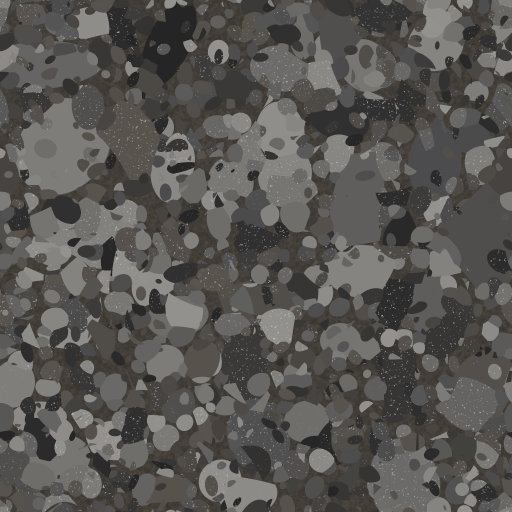
#> input picture inthistown/src/real/assets/tex/beach_pebbles_color.png, 1024 x 1024 px (shown at 1/2 size); its folder holds 4 pictures in this run
$ python tex_preview.py
#> lines starting #> are read from the running program, lines starting #| are printed output that depends on the picture
#!/usr/bin/env python3
# tools/blender/tex_preview.py — QA contact sheet for the tileable sets (system python3): per set a 2×2 tiled
# basecolor (seams), a lit shading of normal+AO+roughness under a low grazing light, roughness and normal.
#   python3 tools/blender/tex_preview.py [name ...]  → out/blender_preview/tex_<name>.jpg (+ tex_all.jpg)
import os, sys
import numpy as np
from PIL import Image, ImageDraw
HERE = os.path.dirname(os.path.abspath(__file__))
ROOT = os.path.abspath(os.path.join(HERE, '..', '..'))
TEX = os.path.join(ROOT, 'src', 'real', 'assets', 'tex')
OUT = os.path.join(ROOT, 'out', 'blender_preview'); os.makedirs(OUT, exist_ok=True)

def load(n, k, mode='RGB'):
    return np.asarray(Image.open(os.path.join(TEX, f'{n}_{k}.png')).convert(mode), dtype=np.float32) / 255.0

def lit(n):
    c = load(n, 'color'); c = np.where(c <= 0.04045, c / 12.92, ((c + 0.055) / 1.055) ** 2.4)
    nm = load(n, 'normal') * 2 - 1; nm[..., 1] *= -1     # image rows go down, +Y (green) is up
    ao = load(n, 'ao', 'L'); r = load(n, 'rough', 'L')
    L = np.array([-0.55, 0.45, 0.70]); L /= np.linalg.norm(L)
    V = np.array([0, 0, 1.0]); H = (L + V) / np.linalg.norm(L + V)
    ndl = np.clip((nm * L).sum(-1), 0, 1); ndh = np.clip((nm * H).sum(-1), 0, 1)
    a2 = np.maximum(r, 0.04) ** 4
    D = a2 / (np.pi * ((ndh ** 2) * (a2 - 1) + 1) ** 2)
    spec = 0.04 * D * ndl * 0.25
    col = c * (0.12 * ao[..., None] + 0.9 * ndl[..., None]) + spec[..., None]
    col = col / (1 + col)  # reinhard
    return (np.clip(col, 0, 1) ** (1 / 2.2) * 255).astype(np.uint8)

def sheet(n):
#> called with n = 'beach_pebbles'
    S = 512
    c = Image.open(os.path.join(TEX, f'{n}_color.png')).convert('RGB').resize((S // 2, S // 2), Image.LANCZOS)
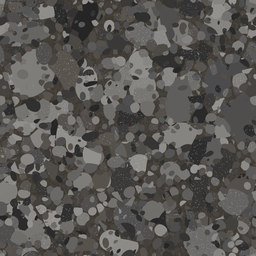
#> c: PIL image 256x256 RGB; mean R, G, B 88.6, 86.3, 83.4
    t = Image.new('RGB', (S, S)); [t.paste(c, (x, y)) for x in (0, S // 2) for y in (0, S // 2)]
#> after `t = Image.new('RGB', (S, S))`: t: PIL image 512x512 RGB; every value is 0
#> after `[t.paste(c, (x, y)) for x in (0, S // 2) for y in (0, S // 2)]`:
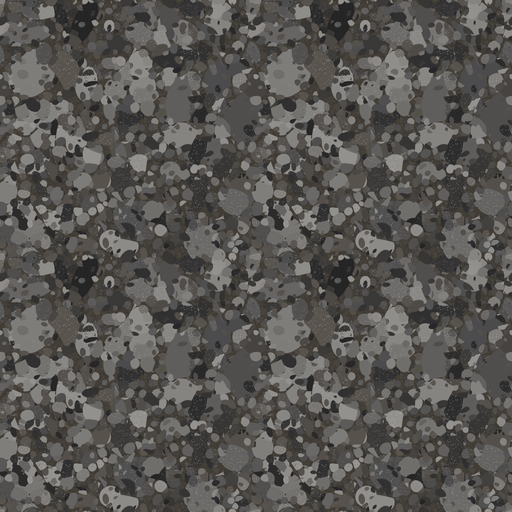
#> t: PIL image 512x512 RGB; mean R, G, B 88.6, 86.3, 83.4
    l = Image.fromarray(lit(n)).resize((S, S), Image.LANCZOS)
#> in lit, `c = np.where(c <= 0.04045, c / 12.92, ((c + 0.055) / 1.055) ** 2.4)`:
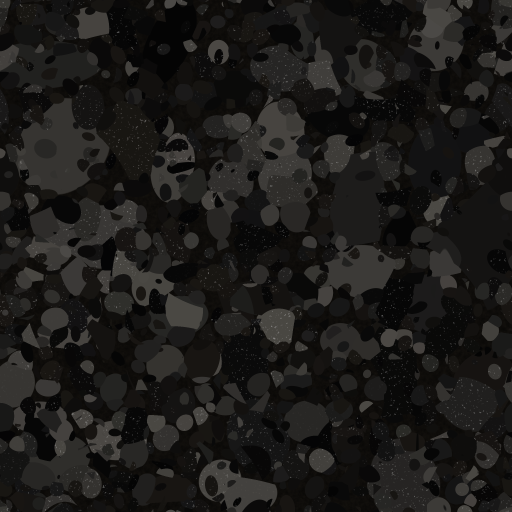
#> c: shape (1024, 1024, 3) float32 (shown at 1/2 size); mean R, G, B 0.113, 0.108, 0.101
#> call 2 of load, with n = 'beach_pebbles', k = 'normal', mode = 'RGB'
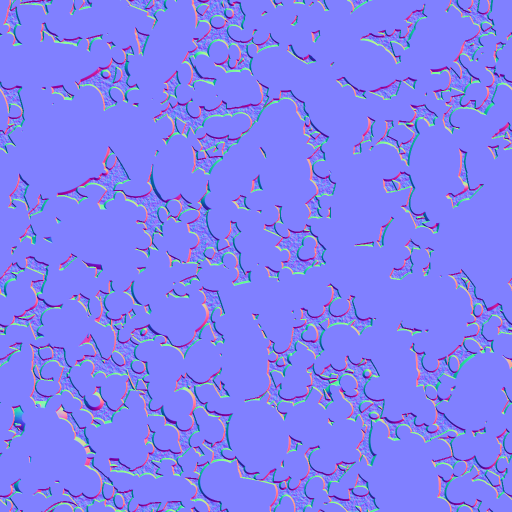
#> input picture inthistown/src/real/assets/tex/beach_pebbles_normal.png, 1024 x 1024 px (shown at 1/2 size)
#> in lit, `nm[..., 1] *= -1`:
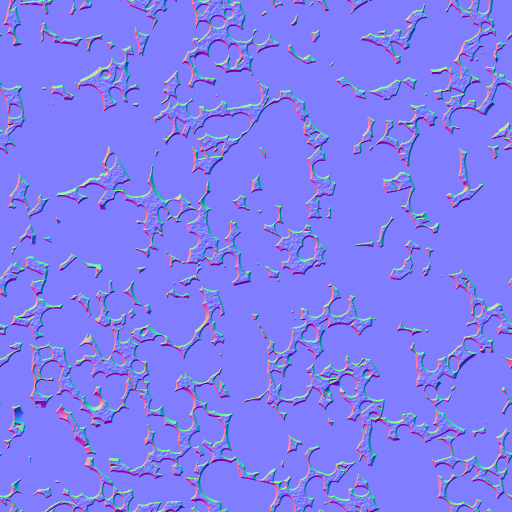
#> nm: shape (1024, 1024, 3) float32 (shown at 1/2 size); mean R, G, B 0.00307, -0.00287, 0.909; drawn with min black and max white
#> call 3 of load, with n = 'beach_pebbles', k = 'ao', mode = 'L'
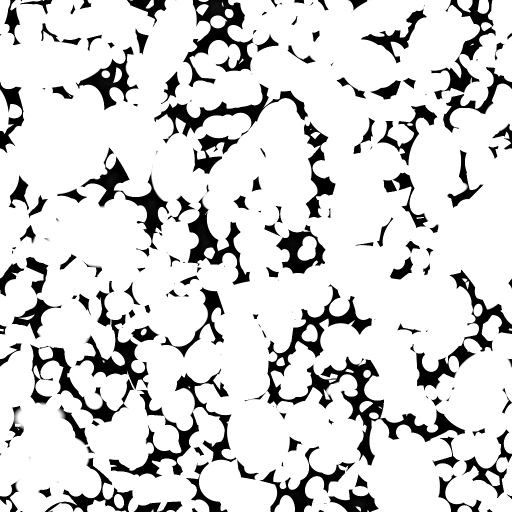
#> input picture inthistown/src/real/assets/tex/beach_pebbles_ao.png, 1024 x 1024 px (shown at 1/2 size)
    r = Image.open(os.path.join(TEX, f'{n}_rough.png')).convert('RGB').resize((S // 2, S // 2))
    nn = Image.open(os.path.join(TEX, f'{n}_normal.png')).convert('RGB').resize((S // 2, S // 2))
    crop = Image.fromarray(lit(n)).crop((0, 0, 256, 256))
    out = Image.new('RGB', (S * 2 + S // 2, S), (20, 20, 20))
    out.paste(t, (0, 0)); out.paste(l, (S, 0)); out.paste(r, (2 * S, 0)); out.paste(crop, (2 * S, S // 2))
    ImageDraw.Draw(out).text((6, 6), n, fill=(255, 255, 0))
    return out

if __name__ == '__main__':
    names = sys.argv[1:] or sorted({f.rsplit('_', 1)[0] for f in os.listdir(TEX) if f.endswith('_color.png')})
#> (the run stopped early here; a loop or call above may not have finished)
